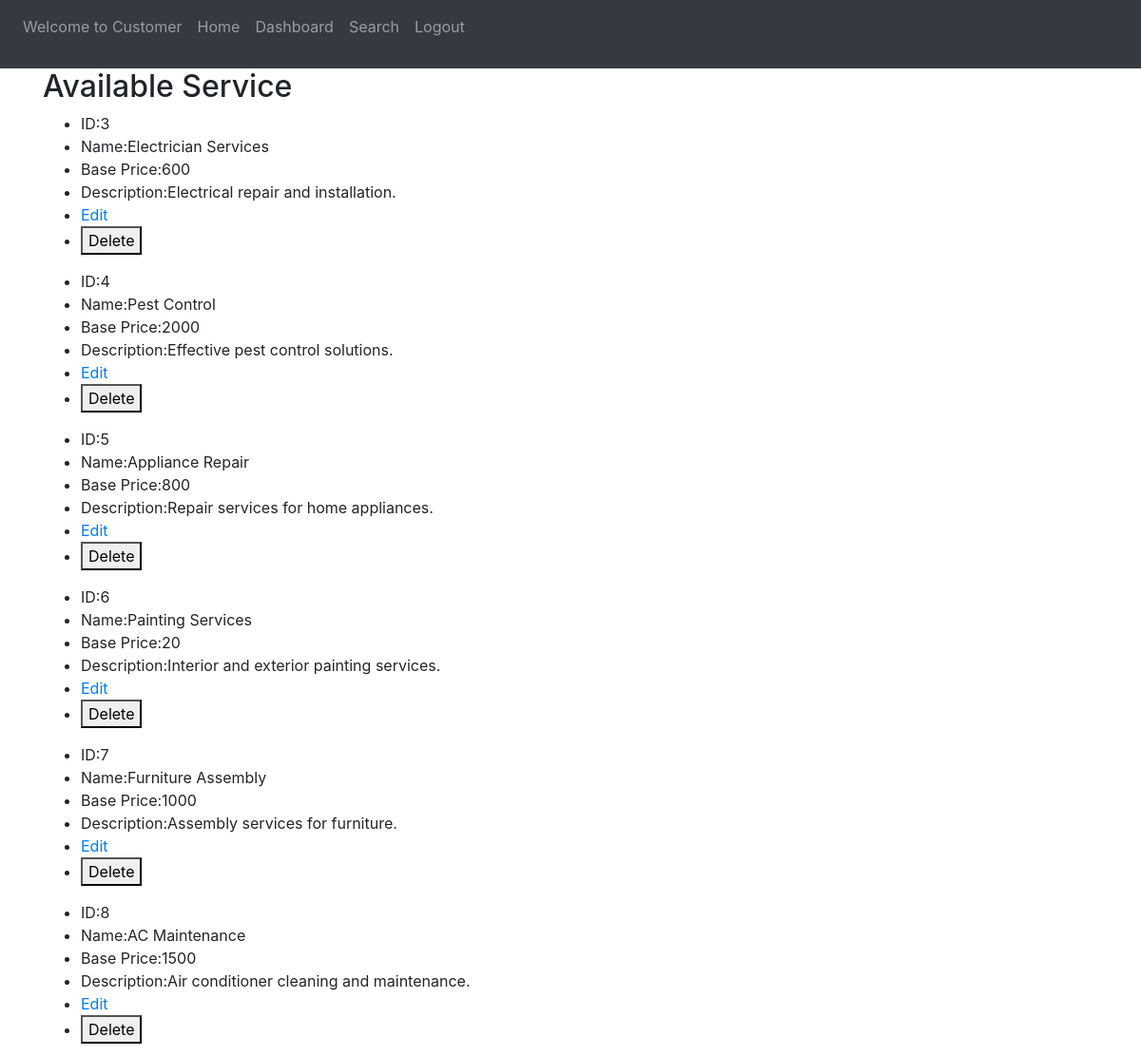
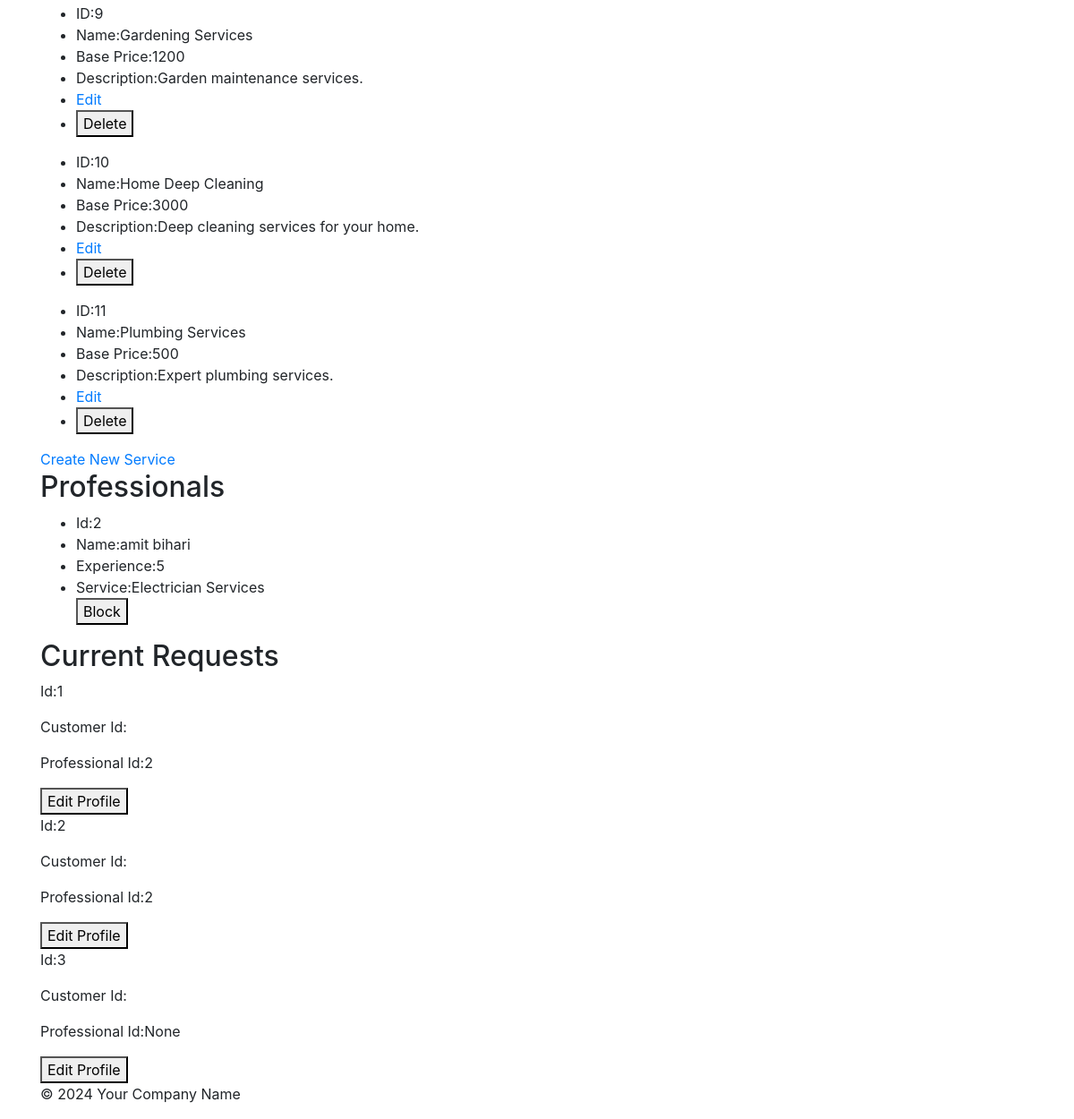
Page /admin (signed in) on the committed database (2 pictures, top to bottom).
### website/models.py (models this page shows)
class Service(db.Model):
    __tablename__ = "service"
    id = db.Column(db.Integer, primary_key=True)
    name = db.Column(db.String(80), nullable=False)
    description = db.Column(db.String, nullable=False)
    base_price=db.Column(db.Integer,nullable=False)
    service_professional=db.relationship('Service_professional')

class Service_professional(db.Model,UserMixin):
    __tablename__ = "service_professional"
    id = db.Column(db.Integer, primary_key=True)
    service_id=db.Column(db.Integer,db.ForeignKey('service.id'))
    email = db.Column(db.String(80), unique=True, nullable=False)
    name = db.Column(db.String(80), nullable=False)
    experience=db.Column(db.Integer)
    data = db.Column(db.LargeBinary)
    password = db.Column(db.String, nullable=False)
    date_created=db.Column(db.DateTime(),default=datetime.now())
    description = db.Column(db.String, nullable=False)
    address=db.Column(db.String(80),nullable=False)
    pincode=db.Column(db.Integer,nullable=False)
    verification_status=db.Column(db.String,default="pending")
    service_requests = db.relationship('Service_request', secondary="prof_req")

class Service_request(db.Model):
    __tablename__ = "service_request"
    id = db.Column(db.Integer, primary_key=True)
    service_id = db.Column(db.Integer,db.ForeignKey("service.id"))
    customer_id = db.Column(db.Integer,db.ForeignKey("customer.id"))
    date_requested=db.Column(db.DateTime(timezone=True),default=datetime.now())
    date_completed=db.Column(db.DateTime(timezone=True))
    service_status=db.Column(db.String,default="pending")
    professional_id=db.Column(db.Integer,db.ForeignKey("service_professional.id"))

### website/views.py (the view)
@views.route("/admin")
@login_required
def admin():
    services=Service.query.all()
    profs=db.session.query(
        Service.name.label("service_name"),
        Service_professional.id.label("id"),
        Service_professional.name.label("name"),
        Service_professional.experience.label("experience"),
        Service_professional.verification_status.label("status")
    ).join(Service,Service_professional.service_id==Service.id)\
    .filter(Service.id==Service_professional.service_id).all()
    prof=profs[0]
    print(prof.status)
    reqs=Service_request.query.all()
    return render_template("home.html",services=services,profs=profs,reqs=reqs)

### website/__init__.py (called while the page is built, shortened)
def create_app():
    app = Flask(__name__)
    app.config['SECRET_KEY'] = 'hjshjhdjah kjshkjdhjs'
    app.config['SQLALCHEMY_DATABASE_URI'] = f'sqlite:///{DB_NAME}'
    db.init_app(app)
    from .views import views
    from .auth import auth
    app.register_blueprint(views, url_prefix='/')
    app.register_blueprint(auth, url_prefix='/')
    from .models import Admin,Service,Service_professional,Service_request,Customer
    with app.app_context():
        db.create_all()
    login_manager = LoginManager()
    login_manager.login_view = 'auth.login'
    login_manager.init_app(app)
    @login_manager.user_loader
    def load_user(id):
         user = Customer.query.get(id)
         if user:
             return user
    return app

### website/templates/home.html
{% extends "base.html" %} {% block title %}Home{% endblock %} {% block content
%}
<main>
    <section id="available-requests" class="section">
        <h2 class="section-title">Available Service</h2>
        {%for service in services%}
        <ul class="request-list">
            <li class="request-item"> ID:{{service.id}}</li>
            <li class="request-item">Name:{{service.name}} </li>
            <li class="request-item">Base Price:{{service.base_price}}</li>
            <li class="request-item">Description:{{service.description}}</li>
            <li><a class="view-button" href="/edit/{{service.id}}">Edit</a></li>
            <li>
                <form method="POST" action="/delete/{{service.id}}">
                    <button type="submit">Delete</button>
                </form>
            </li>
        </ul>
        {%endfor%}
        <span><a href="/newService">Create New Service</a></span>
    </section>
    <section id="my-requests" class="section">
        <h2 class="section-title">Professionals</h2>
        {%for prof in profs%}
        <ul class="request-list">
            <li class="request-item">Id:{{prof.id}}</li>
            <li class="request-item">Name:{{prof.name}}</li>
            <li class="request-item">Experience:{{prof.experience}}</li>
            <li class="request-item">Service:{{prof.service_name}}</li>
            {% if prof.status=="pending"%}
            <form action="/{{prof.id}}" method="POST">
                <input type="hidden" name="action" value="accept">
                <button  type="submit">Accept</button>
            </form>
            <form action="/{{prof.id}}" method="POST"> <input type="hidden" name="action" value="reject"><button type="submit">Reject</button></form>
            {%else%}
            <form  action="/{{prof.id}}" method="POST"><input type="hidden" name="action" value="block"><button type="submit">Block</button></form>
            {%endif%}
        </ul>
        {%endfor%}
    </section>
    <section id="service_request" class="section">
        <h2 class="section-title">Current Requests</h2>
        {%for req in reqs %}
        <p class="profile-info">Id:{{req.id}}</p>
        <p class="profile-info">Customer Id:{{req.costumer_id}}</p>
        <p class="profile-info">Professional Id:{{req.professional_id}}</p>
        <button class="edit-button">Edit Profile</button>
        {%endfor%}
    </section>
</main>
<footer class="footer">
    <p>&copy; 2024 Your Company Name</p>
</footer>
{%endblock%}

### rows in the picture
Service: id "3", name "Electrician Services", base_price "600", description "Electrical repair and installation."
Service: id "4", name "Pest Control", base_price "2000", description "Effective pest control solutions."
Service: id "5", name "Appliance Repair", base_price "800", description "Repair services for home appliances."
Service: id "6", name "Painting Services", base_price "20", description "Interior and exterior painting services."
Service: id "7", name "Furniture Assembly", base_price "1000", description "Assembly services for furniture."
Service: id "8", name "AC Maintenance", base_price "1500", description "Air conditioner cleaning and maintenance."
Service: id "9", name "Gardening Services", base_price "1200", description "Garden maintenance services."
Service: id "10", name "Home Deep Cleaning", base_price "3000", description "Deep cleaning services for your home."
Service: id "11", name "Plumbing Services", base_price "500", description "Expert plumbing services."
Service_professional: id "2", name "amit bihari", experience "5", service_name "Electrician Services"
Service_request: id "1", professional_id "2"
Service_request: id "2", professional_id "2"
Service_request: id "3", professional_id "None"
